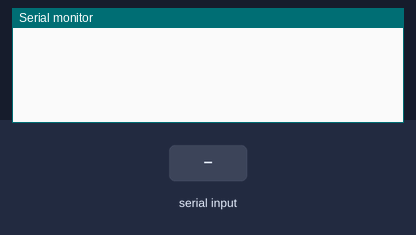
Recording of a sketch running on a simulated Arduino Uno, built with avr-gcc and run on an emulated ATmega328P. Shown: the last lines printed to the serial monitor. The inputs (shaded band) are chosen by the test bench.

Above: at 1.2 s.
1.3 s: "90,45\n" received over Serial
At 2.5 s:
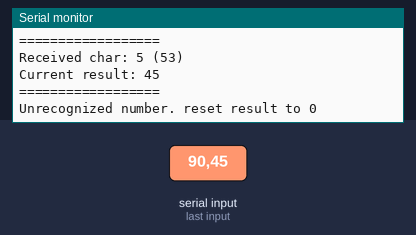
2.8 s: "30,150\n" received over Serial
At 3.0 s:
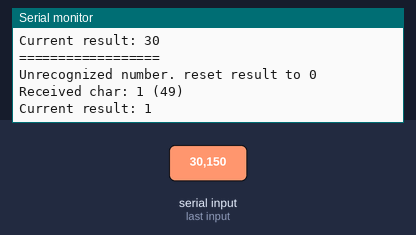
Timing chart, 0 to 5.8 s (numbered marks = the images above; inputs shaded):
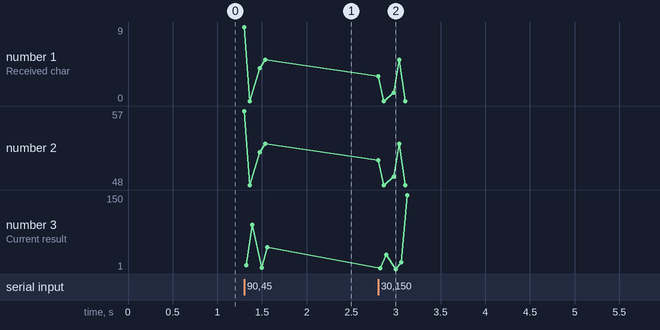

The sketch:

ex3-1.ino
```cpp
/*
 將Arduino Serial串列所接收到的一組二位數以上的數字(字元)轉換成一個整數

 陳建榮
 2018/08/18
*/
int result = 0;
void setup()
{
  Serial.begin(9600);
}

void loop()
{
  if (Serial.available()){
    char val = Serial.read();
    byte digital = val - '0';
    if (digital>10 || digital <0) {
      result = 0;
      Serial.println("Unrecognized number. reset result to 0");
    }
    else {
      result = result * 10 + val - '0';
      Serial.print(String("Received char: ")+ val +" (") ;
      Serial.print(val, DEC) ;
      Serial.println(")");
      Serial.print("Current result: ");
      Serial.println(result);
      Serial.println("==================");
    }
  }
}
```

Measured:
- after the input at 1.3 s, the serial monitor: prints a new line at once (image 1)
- after the input at 2.8 s, the serial monitor: prints a new line at once (image 2)
- plotted number 3: 45 → 150 after the input at 2.8 s
